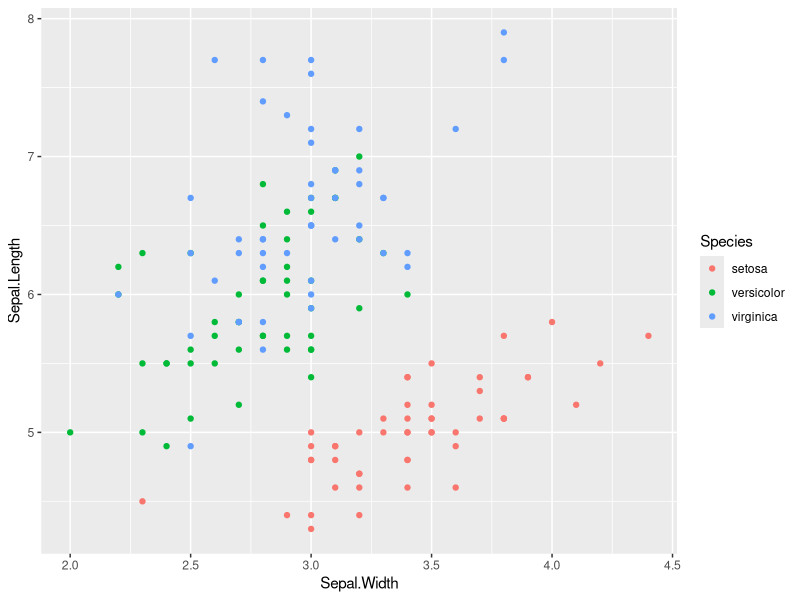
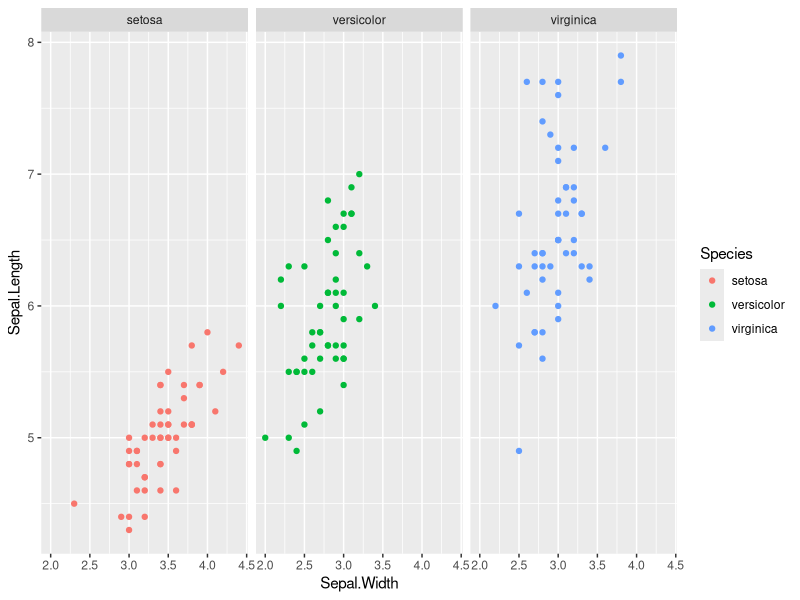
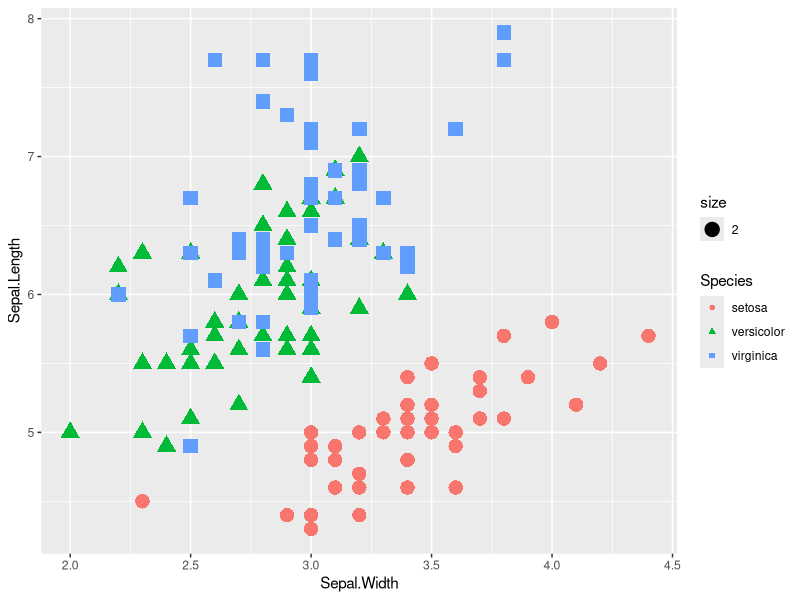
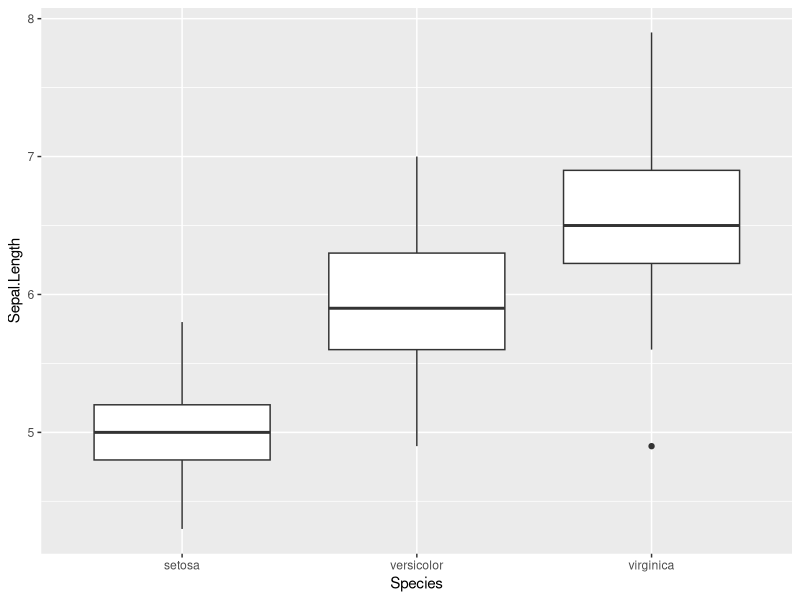
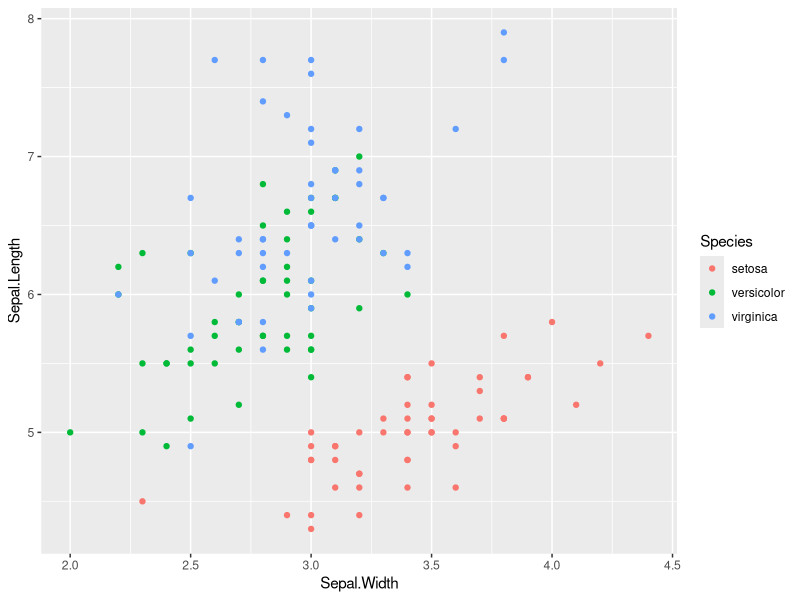
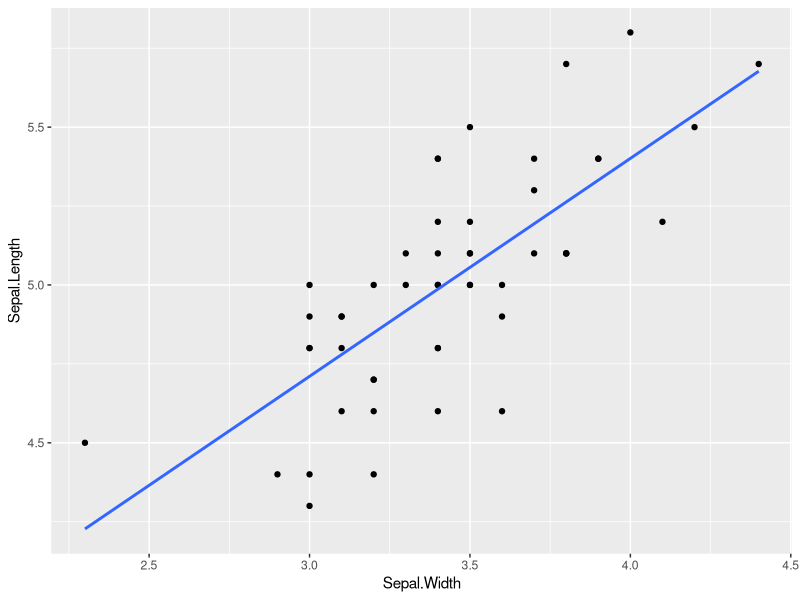
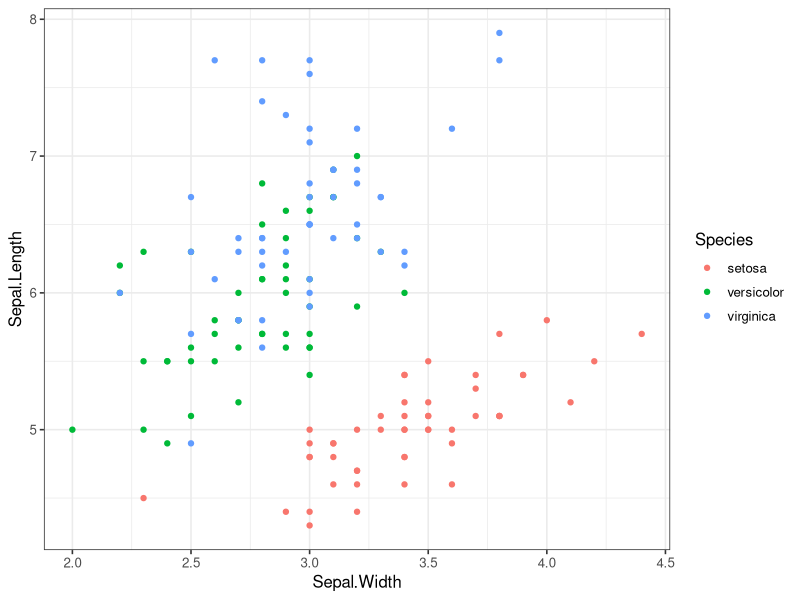

These figures' R source, in order:
library(ggplot2)
library(dplyr)
# plot data using ggplot2

###########
#
# qplot
#
###########

# qplot is an easy version of func. to plot
iris.plot <- qplot(x= Sepal.Width, y = Sepal.Length,
                   data = iris,
                   color = Species)
iris.plot

# to create plots individually
iris.plot + facet_wrap(~ Species)

# also can change shapes of points by filling argument:shape
qplot(x = Sepal.Width, y = Sepal.Length,
      color = Species,
      size = 2,
      shape = Species,
      data = iris)

# data plot by box plot
qplot(x = Species, y = Sepal.Length,
      data = iris,
      geom = "boxplot")




###########
#
# ggplot
#
###########

# create base plot field + layer parts
ggplot(
  mapping = aes( # base plot field
    x = Sepal.Width, y = Sepal.Length, color = Species),
  data = iris) +
  geom_point() # layer part of "data points". There're "geom_point()", "geom_bar()", "geom_boxplot()" exist.


# plot data and linear regression line
filter(iris, Species == "setosa")  %>% 
  ggplot(
    mapping = aes(
      x = Sepal.Width, y = Sepal.Length),
    data = .) -> iris.plot

iris.plot + geom_point() + geom_smooth(method = lm, se = F)


ggplot(data = iris,
       aes(x= Sepal.Width, y = Sepal.Length, color = Species)) +
  geom_point() + 
  theme_classic() +
  theme_bw(base_size = 12) # change color of field by edit theme


